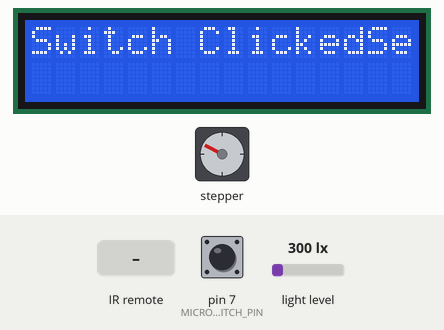
The sketch below on a simulated Arduino Uno, built with avr-gcc and run on an emulated ATmega328P. Shown: stepper motor, 16×2 character LCD. Wiring (inferred from the names in the program): stepper motor (2048 steps per turn assumed): coils pin 9, pin 10, pin 11, pin 12. The inputs (shaded band) are chosen by the test bench; at power-on: light level 300 lx, pin 7 (MICROSWITCH_PIN) HIGH. What the sketch prints to the serial monitor is not drawn.

Above: at 19.5 s.
19.6 s: infrared code 0x0 received
At 20.04 s:
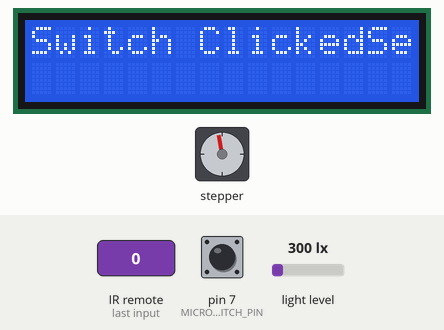
22.2 s: infrared code 0x16 received
At 22.45 s:
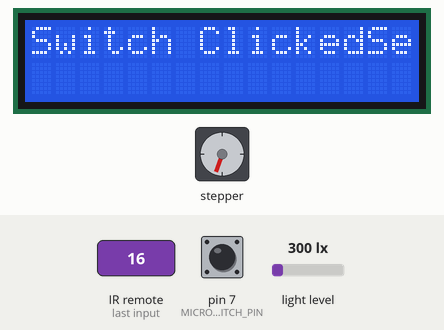
25.9 s: light level set to 34 lx
38.1 s: light level set to 28 lx
39.6 s: infrared code 0x45 received
At 39.77 s:
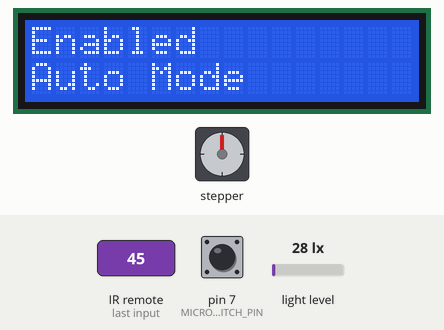
42.0 s: infrared code 0x1 received
At 58.3 s:
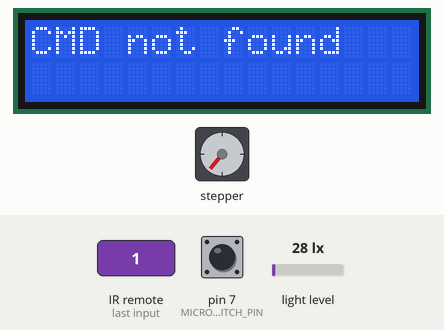
Timing chart, 0 to 59.8 s (numbered marks = the images above; inputs shaded):
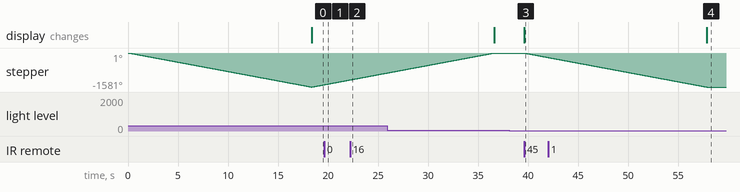

Measured:
- after the input at 38.1 s, every drawn part: stays the same
- after the input at 39.6 s, stepper: keeps turning counter-clockwise at about 88°/s, starting at once; the display: changes at once (image 3)
- after the input at 42.0 s, the display: changes after 15.9 s (image 4)

The sketch:

proj_pm.ino
```cpp
#include <IRremote.hpp>
#include <Wire.h>
#include <LiquidCrystal_I2C.h>
#include <BH1750.h>

#define AUTOMATIC_MODE 0
#define MANUAL_MODE 1
#define SETUP_MODE 2
#define IR_RECEIVE_PIN 6
#define MICROSWITCH_PIN 7
#define STEPPER_PIN_1 9
#define STEPPER_PIN_2 10
#define STEPPER_PIN_3 11
#define STEPPER_PIN_4 12
#define ONE_ROTATION_STEPS 512
#define FULL_STROKE_STEPS 9000
#define LIGHT_SENSOR_PIN 3

int step_number;
int mode;
int isOpen;
long lastTimeLCDUpdated;
int lastTimeRemotePressed;
int stepsToFullOpen;

LiquidCrystal_I2C lcd(0x27, 16, 2);
BH1750 lightMeter(0x23);

void setup() {
  Serial.begin(9600);

  lcd.init();
  lcd.clear();
  lcd.backlight();
  lcd.setCursor(0,0);
  pinMode(LIGHT_SENSOR_PIN, INPUT);
  pinMode(STEPPER_PIN_1, OUTPUT);
  pinMode(STEPPER_PIN_2, OUTPUT);
  pinMode(STEPPER_PIN_3, OUTPUT);
  pinMode(STEPPER_PIN_4, OUTPUT);
  pinMode(MICROSWITCH_PIN, INPUT_PULLUP);
  IrReceiver.begin(IR_RECEIVE_PIN, ENABLE_LED_FEEDBACK);
  // search the I2C devices addresses
  searchAddress();
  // bring curtain to closed position (default)
  initRoutine();
  step_number = 0;
  lastTimeLCDUpdated = 0;
  lastTimeRemotePressed = 0;
  mode = AUTOMATIC_MODE;
  if (lightMeter.begin(BH1750::CONTINUOUS_HIGH_RES_MODE)) {
    Serial.println(F("BH1750 Advanced begin"));
  }
  else {
    Serial.println(F("Error initialising BH1750"));
  }
  lcd.print("Setup done!");
  lastTimeLCDUpdated = millis();
}

void loop() {
  catchRemoteCommand();
  changeStateCurtain();
}

// function to execute one step on the motor (cycle the HIGH signal through the input pins)
void OneStep(bool dir){
  if(dir) {
    switch(step_number){
      case 0:
      digitalWrite(STEPPER_PIN_1, HIGH);
      digitalWrite(STEPPER_PIN_2, LOW);
      digitalWrite(STEPPER_PIN_3, LOW);
      digitalWrite(STEPPER_PIN_4, LOW);
      break;
      case 1:
      digitalWrite(STEPPER_PIN_1, LOW);
      digitalWrite(STEPPER_PIN_2, HIGH);
      digitalWrite(STEPPER_PIN_3, LOW);
      digitalWrite(STEPPER_PIN_4, LOW);
      break;
      case 2:
      digitalWrite(STEPPER_PIN_1, LOW);
      digitalWrite(STEPPER_PIN_2, LOW);
      digitalWrite(STEPPER_PIN_3, HIGH);
      digitalWrite(STEPPER_PIN_4, LOW);
      break;
      case 3:
      digitalWrite(STEPPER_PIN_1, LOW);
      digitalWrite(STEPPER_PIN_2, LOW);
      digitalWrite(STEPPER_PIN_3, LOW);
      digitalWrite(STEPPER_PIN_4, HIGH);
      break;
    }
  } else {
    switch(step_number){
      case 0:
      digitalWrite(STEPPER_PIN_1, LOW);
      digitalWrite(STEPPER_PIN_2, LOW);
      digitalWrite(STEPPER_PIN_3, LOW);
      digitalWrite(STEPPER_PIN_4, HIGH);
      break;
      case 1:
      digitalWrite(STEPPER_PIN_1, LOW);
      digitalWrite(STEPPER_PIN_2, LOW);
      digitalWrite(STEPPER_PIN_3, HIGH);
      digitalWrite(STEPPER_PIN_4, LOW);
      break;
      case 2:
      digitalWrite(STEPPER_PIN_1, LOW);
      digitalWrite(STEPPER_PIN_2, HIGH);
      digitalWrite(STEPPER_PIN_3, LOW);
      digitalWrite(STEPPER_PIN_4, LOW);
      break;
      case 3:
      digitalWrite(STEPPER_PIN_1, HIGH);
      digitalWrite(STEPPER_PIN_2, LOW);
      digitalWrite(STEPPER_PIN_3, LOW);
      digitalWrite(STEPPER_PIN_4, LOW);
    }
  }
  step_number++;
  if(step_number > 3){
    step_number = 0;
  }
}

// set all pins on LOW (to avoid motor overheating)
void disableMotor() {
  digitalWrite(STEPPER_PIN_1, LOW);
  digitalWrite(STEPPER_PIN_2, LOW);
  digitalWrite(STEPPER_PIN_3, LOW);
  digitalWrite(STEPPER_PIN_4, LOW);
}

void initRoutine() {
  rotateCCW(FULL_STROKE_STEPS);
}

void catchRemoteCommand() {
  if (IrReceiver.decode()) {
    // debouncing for the remote (wait between presses 0.5s, not recording the same command twice)
    if (millis() - lastTimeRemotePressed >= 500) {
      if (mode != SETUP_MODE && IrReceiver.decodedIRData.command == 22) {
        lcd.clear();
        lcd.setCursor(0, 0);
        lcd.print("1 - auto");
        lcd.setCursor(0, 1);
        lcd.print("2 - manual");
        lastTimeLCDUpdated = millis();
        mode = SETUP_MODE;
      } else if (mode == MANUAL_MODE && IrReceiver.decodedIRData.command == 8) {
        lcd.clear();
        lcd.setCursor(0, 0);
        lcd.print("Going Down");
        lastTimeLCDUpdated = millis();
        rotateCCW(ONE_ROTATION_STEPS);
      } else if (mode == MANUAL_MODE && IrReceiver.decodedIRData.command == 90) {
        if (stepsToFullOpen == 0) {
          lcd.clear();
          lcd.setCursor(0, 0);
          lcd.print("Already max. up");
          lastTimeLCDUpdated = millis();
        }
        else {
          lcd.clear();
          lcd.setCursor(0, 0);
          lcd.print("Going up");
          lastTimeLCDUpdated = millis();
          rotateCW(ONE_ROTATION_STEPS);
        }
      } else if (mode == SETUP_MODE && IrReceiver.decodedIRData.command == 69) {
        lcd.clear();
        lcd.setCursor(0, 0);
        lcd.print("Enabled");
        lcd.setCursor(0, 1);
        lcd.print("Auto Mode");
        lastTimeLCDUpdated = millis();
        mode = AUTOMATIC_MODE;
      } else if (mode == SETUP_MODE && IrReceiver.decodedIRData.command == 70) {
        lcd.clear();
        lcd.setCursor(0, 0);
        lcd.print("Enabled");
        lcd.setCursor(0, 1);
        lcd.print("Manual Mode");
        lastTimeLCDUpdated = millis();
        mode = MANUAL_MODE;
      } else if (mode == SETUP_MODE && IrReceiver.decodedIRData.command == 22) {
        lcd.clear();
        lcd.setCursor(0, 0);
        lcd.print("Already in setup");
        lcd.setCursor(0, 1);
        lcd.print("1-auto;2-manual");
        lastTimeLCDUpdated = millis();
      } else {
        lcd.clear();
        lcd.setCursor(0, 0);
        lcd.print("CMD not found");
        lastTimeLCDUpdated = millis();
      }
      lastTimeRemotePressed = millis();
    }
      IrReceiver.resume();
  }
}

// function to rotate the motor clockwise a number of steps
void rotateCW(int steps) {
  if (steps > stepsToFullOpen)
    steps = stepsToFullOpen;
  for (int i = 0; i < steps; i++) {
    OneStep(true);
    delay(2);
  }
  disableMotor();
  stepsToFullOpen -= steps;
  isOpen = 1;
}

// function to rotate the motor counter-clockwise a number of steps
void rotateCCW(int steps) {
  // rotate number of steps given, or until reaching the limit
  for (int i = 0; i < steps && digitalRead(MICROSWITCH_PIN) == HIGH; i++) {
    OneStep(false);
    delay(2);
  }
  stepsToFullOpen += steps;
  // we are sure that the curtains are closed only if the number of steps is FULL_STROKE_STEPS or that the switch is clicked
  if (digitalRead(MICROSWITCH_PIN) == LOW || steps == FULL_STROKE_STEPS) {
    isOpen = 0;
    stepsToFullOpen = FULL_STROKE_STEPS;
    lcd.clear();
    lcd.setCursor(0, 0);
    lcd.print("Switch Clicked");
    lastTimeLCDUpdated = millis();
  }
  disableMotor();
}

// change the curtain state accordingly to the lightLevel shown by the light sensor, if needed
void changeStateCurtain() {
  if (mode == AUTOMATIC_MODE) {
    float lightLevel = lightMeter.readLightLevel();
    if (millis() - lastTimeLCDUpdated > 3000) {
      lcd.clear();
      lcd.setCursor(0, 0);
      lcd.print("Light level is:");
      lcd.setCursor(0, 1);
      lcd.print(lightLevel);
      lcd.print(" lx");
      lastTimeLCDUpdated = millis();
    }
    // if the curtain is closed and the light is above threshold, open
    if(lightLevel > 30 && isOpen == 0) {
      rotateCW(FULL_STROKE_STEPS);
    }
    // else if it is below and it is open, close
    else if (lightLevel < 30 && isOpen == 1) {
      rotateCCW(FULL_STROKE_STEPS);
    }
  }
}

// function to get the addresses of the I2C devices connected
byte searchAddress() {
  byte addr = 0;
  while (!Serial);
  Serial.println ("I2C scanner. Scanning ...");
  byte count = 0;

  Wire.begin();
  for (byte i = 8; i < 120; i++)
  {
    Wire.beginTransmission (i);
    // there is a I2C device at the endpoint of that 'i' address
    if (Wire.endTransmission () == 0)
      {
      Serial.print ("Found address: ");
      Serial.print (i, DEC);
      Serial.print (" (0x");
      Serial.print (i, HEX);
      addr = i;
      Serial.println (")");
      count++;
      delay (1);
      }
  }
  Serial.println ("Done.");
  Serial.print ("Found ");
  Serial.print (count, DEC);
  Serial.println (" device(s).");
  return addr;
}
```
